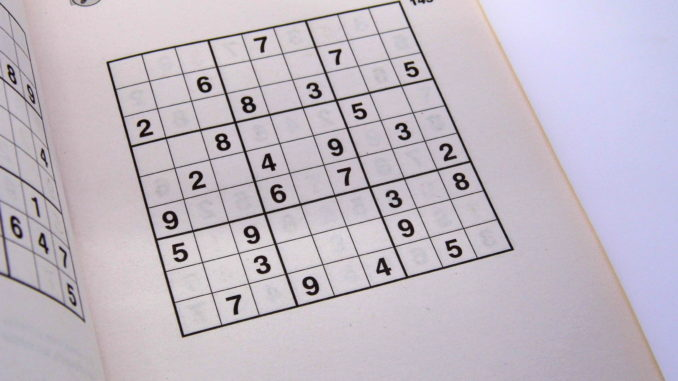
#> input picture sudoku_1.jpg, 678 x 381 px
$ python imageProcess.py
#> lines starting #> are read from the running program, lines starting #| are printed output that depends on the picture; after the words box and inside, x2 and y2 are one past the last pixel; in counts of white or black regions, pixels touching at a corner belong together

import cv2
import numpy as np
import scipy.spatial

def display_image(img):
    cv2.imshow('img',img)
    cv2.waitKey(0)
    cv2.destroyAllWindows()


def processing(img,skip_dilate=False):
    # img=cv2.cvtColor(img,cv2.COLOR_BGR2GRAY)

    process=cv2.GaussianBlur(img.copy(),(9,9),0)

    process= cv2.adaptiveThreshold(process, 255, cv2.ADAPTIVE_THRESH_GAUSSIAN_C, cv2.THRESH_BINARY, 11, 2)

    process=cv2.bitwise_not(process,process)

    if not skip_dilate:
        # This is only used for sudoku processing and not for cell processing
        # np.uint8 will wrap.
        # For example, 235+30 = 9.
        kernel = np.array([[0., 1., 0.], [1., 1., 1.], [0., 1., 0.]], np.uint8)
        process = cv2.dilate(process, kernel)
        # print(process.dtype)

    return process

def find_contours(img):
    ext_contours=cv2.findContours(img, cv2.RETR_EXTERNAL, cv2.CHAIN_APPROX_SIMPLE)
    ext_contours= ext_contours[0] if len(ext_contours)==2 else ext_contours[1]
    ext_contours = sorted(ext_contours, key=cv2.contourArea, reverse=True)

    for c in ext_contours:
        peri=cv2.arcLength(c, True)

        approx= cv2.approxPolyDP(c, 0.015*peri, True)

        if len(approx)==4:
            return approx

def order_corner_points(corners):
    corners=[(corner[0][0],corner[0][1]) for corner in corners]


    corners=np.array(corners)
    # Order along X axis
    Xorder = corners[np.argsort(corners[:, 0]), :]

    left = Xorder[:2, :]
    right = Xorder[2:, :]

    # Order along Y axis
    left = left[np.argsort(left[:, 1]), :]
    (tl, bl) = left

    # use distance to get bottom right
    D = scipy.spatial.distance.cdist(tl[np.newaxis], right, "euclidean")[0]
    (br, tr) = right[np.argsort(D)[::-1], :]

    return np.array([tl, tr, br, bl])

def perspective_transform(image,corners):


    ordered_corners = order_corner_points(corners)

    top_l, top_r, bottom_r, bottom_l = ordered_corners[0], ordered_corners[1], ordered_corners[2], ordered_corners[3]

    width_A = np.sqrt(((bottom_r[0] - bottom_l[0]) ** 2) + ((bottom_r[1] - bottom_l[1]) ** 2))
    width_B = np.sqrt(((top_r[0] - top_l[0]) ** 2) + ((top_r[1] - top_l[1]) ** 2))
    width = max(int(width_A), int(width_B))

    # Determine height of new image which is the max distance between
    # (top right and bottom right) or (top left and bottom left) y-coordinates
    height_A = np.sqrt(((top_r[0] - bottom_r[0]) ** 2) + ((top_r[1] - bottom_r[1]) ** 2))
    height_B = np.sqrt(((top_l[0] - bottom_l[0]) ** 2) + ((top_l[1] - bottom_l[1]) ** 2))
    height = max(int(height_A), int(height_B))

    dimensions = np.array([[0, 0], [width - 1, 0], [width - 1, height - 1],
                           [0, height - 1]], dtype="float32")

    # Convert to Numpy format
    ordered_corners = np.array(ordered_corners, dtype="float32")

    # calculate the perspective transform matrix and warp
    # the perspective to grab the screen
    grid = cv2.getPerspectiveTransform(ordered_corners, dimensions)

    # Return the transformed image

    return cv2.warpPerspective(image, grid, (width, height))

def create_image_grid(img):
    grid=np.copy(img)
    edge_h=grid.shape[0]
    edge_w=grid.shape[1]
    celledge_width=edge_w // 9
    celledge_height=edge_h // 9

    grid=cv2.bitwise_not(grid,grid)


    tempgrid=[]
    for i in range(celledge_height,edge_h+1,celledge_height): #+1 taken as last range is not printed in [a:b] printed till b-1
        for j in range(celledge_width,edge_w+1,celledge_width):

            rows=grid[i-celledge_height:i]
            tempgrid.append([rows[k][j - celledge_width:j] for k in range(len(rows))])
    # print(len(tempgrid))

    finalgrid = []   #all pixels stored for each cell
    for i in range(0, len(tempgrid) - 8, 9):
        finalgrid.append(tempgrid[i:i + 9])

    # print(len(finalgrid))
    for i in range(9):
        for j in range(9):
            finalgrid[i][j] = np.array(finalgrid[i][j])

    try:
        for i in range(9):
            for j in range(9):
                np.os.remove("Board_Cells/cell" + str(i) + str(j) + ".jpg")
    except:
        pass
    for i in range(9):
        for j in range(9):
            cv2.imwrite(str("Board_Cells/cell" + str(i) + str(j) + ".jpg"), finalgrid[i][j])

    return finalgrid

# [33 lines left out: function scale_and_centre, not called in this run]


def extract():
    img=cv2.imread('sudoku_1.jpg',0)
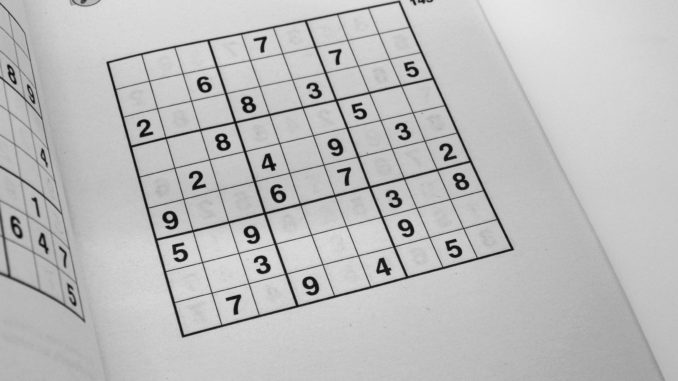
#> img: shape (381, 678); min 0, max 232, mean 188.7

    print(img.shape)
#| (381, 678)
    processed_sudoku=processing(img)
#> in processing, `process= cv2.adaptiveThreshold(process, 255, cv2.ADAPTIVE_THRESH_GAUSS..`:
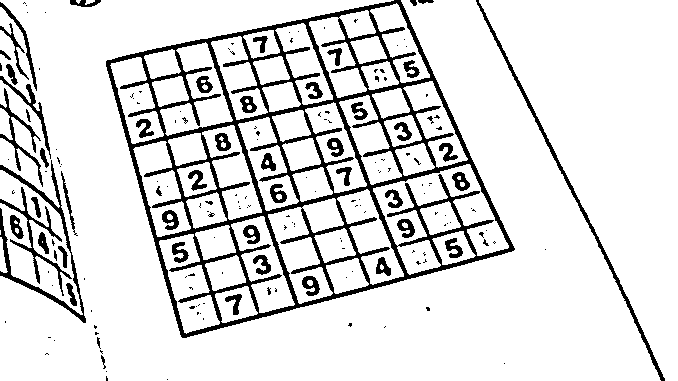
#> process: shape (381, 678); 87.2% white; 188 black regions (133 under 20 px), largest, box (x1, y1, x2, y2) and area: (106, 0, 515, 338) 21042, (476, 0, 665, 381) 1509, (0, 160, 86, 323) 1436
#> in processing, `process = cv2.dilate(process, kernel)`:
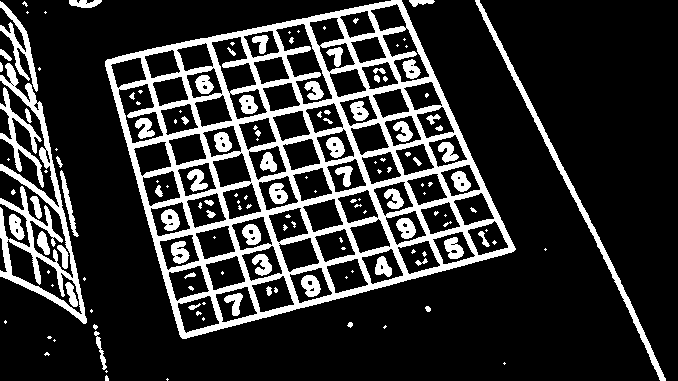
#> process: shape (381, 678); 19.4% white; 151 white regions (78 under 20 px)

    sudoku_corners=find_contours(processed_sudoku)
#> in find_contours, `ext_contours=cv2.findContours(img, cv2.RETR_EXTERNAL, cv2.CHAIN_APPROX..`: ext_contours = 40 contours, 24 with area under 20; largest, box (x1, y1, x2, y2) and area: (105, 0, 516, 339) 91224, (0, 63, 87, 324) 5612, (475, 0, 666, 381) 1888, (0, 87, 44, 188) 814, (0, 1, 38, 92) 724
#> the loop in find_contours, `for c in ext_contours:` made 1 pass
#> (peri, approx) on pass 1: (1296.2, [[401, 0], [105, 61], [182, 338], [515, 249]])
#> sudoku_corners = [[401, 0], [105, 61], [182, 338], [515, 249]]

    perspective=perspective_transform(img, sudoku_corners)
#> in order_corner_points, `corners=[(corner[0][0],corner[0][1]) for corner in corners]`: corners = [(401, 0), (105, 61), (182, 338), (515, 249)]
#> in order_corner_points, `corners=np.array(corners)`: corners = [[401, 0], [105, 61], [182, 338], [515, 249]]
#> in order_corner_points, `Xorder = corners[np.argsort(corners[:, 0]), :]`: Xorder = [[105, 61], [182, 338], [401, 0], [515, 249]]
#> in order_corner_points, `left = Xorder[:2, :]`: left = [[105, 61], [182, 338]]
#> in order_corner_points, `right = Xorder[2:, :]`: right = [[401, 0], [515, 249]]
#> in order_corner_points, `(tl, bl) = left`: tl = [105, 61]; bl = [182, 338]
#> in order_corner_points, `D = scipy.spatial.distance.cdist(tl[np.newaxis], right, "euclidean")[0]`: D = [302.2, 451]
#> in order_corner_points, `(br, tr) = right[np.argsort(D)[::-1], :]`: br = [515, 249]; tr = [401, 0]
#> in perspective_transform, `ordered_corners = order_corner_points(corners)`: ordered_corners = [[105, 61], [401, 0], [515, 249], [182, 338]]
#> in perspective_transform, `top_l, top_r, bottom_r, bottom_l = ordered_corners[0], ordered_corners..`: top_l = [105, 61]; top_r = [401, 0]; bottom_r = [515, 249]; bottom_l = [182, 338]
#> in perspective_transform, `width_A = np.sqrt(((bottom_r[0] - bottom_l[0]) ** 2) + ((bottom_r[1] -..`: width_A = 344.7
#> in perspective_transform, `width_B = np.sqrt(((top_r[0] - top_l[0]) ** 2) + ((top_r[1] - top_l[1]..`: width_B = 302.2
#> in perspective_transform, `width = max(int(width_A), int(width_B))`: width = 344
#> in perspective_transform, `height_A = np.sqrt(((top_r[0] - bottom_r[0]) ** 2) + ((top_r[1] - bott..`: height_A = 273.9
#> in perspective_transform, `height_B = np.sqrt(((top_l[0] - bottom_l[0]) ** 2) + ((top_l[1] - bott..`: height_B = 287.5
#> in perspective_transform, `height = max(int(height_A), int(height_B))`: height = 287
#> in perspective_transform, `dimensions = np.array([[0, 0], [width - 1, 0], [width - 1, height - 1]..`: dimensions = [[0, 0], [343, 0], [343, 286], [0, 286]]
#> in perspective_transform, `grid = cv2.getPerspectiveTransform(ordered_corners, dimensions)`: grid = [[1.06, -0.294, -93.07], [0.238, 1.16, -95.62], [-8.86e-05, 0.000595, 1]]
#> in perspective_transform, `return cv2.warpPerspective(image, grid, (width, height))`:
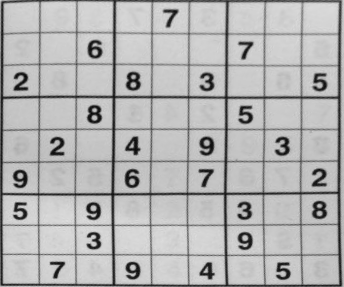
#> returned value: shape (287, 344); min 6, max 225, mean 178.6
    display_image(perspective)
    perspective=cv2.resize(perspective,(450,450))
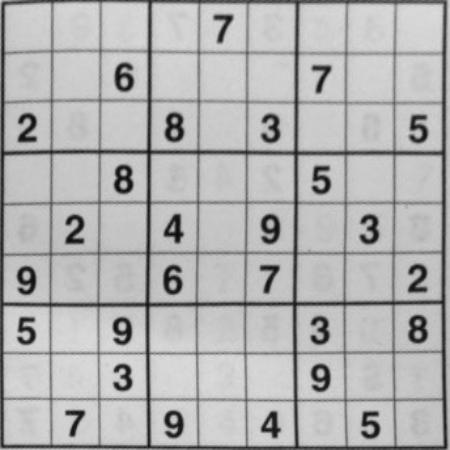
#> perspective: shape (450, 450); min 10, max 221, mean 178.5
    grid=create_image_grid(perspective)
#> in create_image_grid, `grid=cv2.bitwise_not(grid,grid)`:
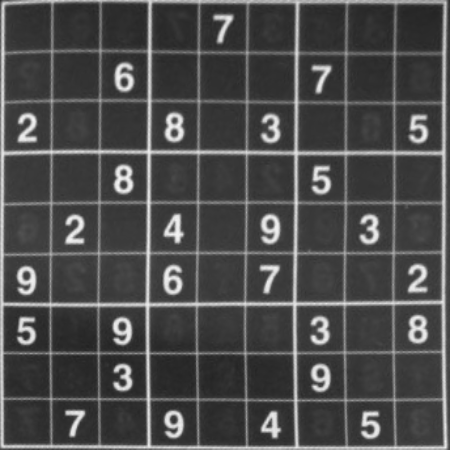
#> grid: shape (450, 450); min 34, max 245, mean 76.5
#> after the loop in create_image_grid, `for i in range(celledge_height,edge_h+1,celledge_height):`: tempgrid = 81 items
#> the loop in create_image_grid, `for i in range(0, len(tempgrid) - 8, 9):` made 9 passes
#> i on passes 2 to 9: 9, 18, 27, 36, 45, 54, 63, 72
#> after the loop in create_image_grid, `for i in range(0, len(tempgrid) - 8, 9):`: finalgrid = 9 items
#> the loop in create_image_grid, `for i in range(9):` made 1 pass
#> pass 1, in create_image_grid, `cv2.imwrite(str("Board_Cells/cell" + str(i) + str(j) + ".jpg"), finalg..`:
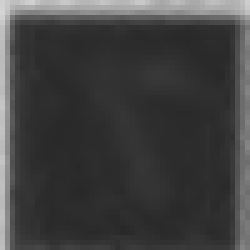
#> saved as cell03.jpg: shape (50, 50) (shown 5 times larger); min 40, max 212, mean 64
#> grid = 9 items


    return grid

if __name__=="__main__":
    extract()
    while True:
        key=cv2.waitKey(0)
#> (key Esc is pressed here)
        if key:
            break

    cv2.destroyAllWindows()
